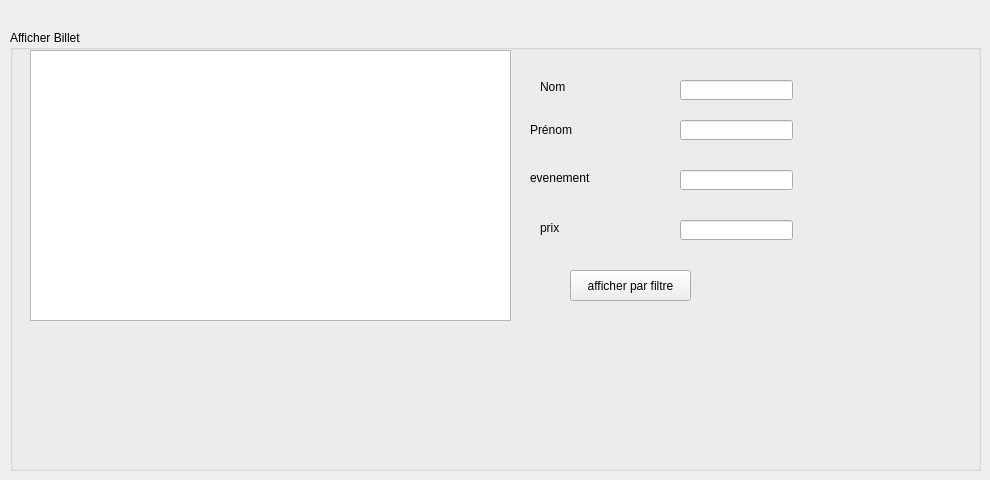
      <widget class="QWidget" name="afficher_billet">
       <attribute name="title">
        <string>afficher billet</string>
       </attribute>
       <widget class="QGroupBox" name="groupBox_4">
        <property name="geometry">
         <rect>
          <x>10</x>
          <y>30</y>
          <width>971</width>
          <height>441</height>
         </rect>
        </property>
        <property name="title">
         <string>Afficher Billet</string>
        </property>
        <widget class="QTableView" name="tableView">
         <property name="geometry">
          <rect>
           <x>20</x>
           <y>20</y>
           <width>481</width>
           <height>271</height>
          </rect>
         </property>
        </widget>
        <widget class="QPushButton" name="pushButton_5">
         <property name="geometry">
          <rect>
           <x>560</x>
           <y>240</y>
           <width>121</width>
           <height>31</height>
          </rect>
         </property>
         <property name="text">
          <string>afficher par filtre</string>
         </property>
        </widget>
        <widget class="QLabel" name="label_14">
         <property name="geometry">
          <rect>
           <x>530</x>
           <y>50</y>
           <width>47</width>
           <height>13</height>
          </rect>
         </property>
         <property name="text">
          <string>Nom</string>
         </property>
        </widget>
        <widget class="QLineEdit" name="nom_3">
         <property name="geometry">
          <rect>
           <x>670</x>
           <y>50</y>
           <width>113</width>
           <height>20</height>
          </rect>
         </property>
        </widget>
        <widget class="QLabel" name="label_15">
         <property name="geometry">
          <rect>
           <x>520</x>
           <y>90</y>
           <width>51</width>
           <height>20</height>
          </rect>
         </property>
         <property name="text">
          <string>Prénom</string>
         </property>
        </widget>
        <widget class="QLineEdit" name="prenom_3">
         <property name="geometry">
          <rect>
           <x>670</x>
           <y>90</y>
           <width>113</width>
           <height>20</height>
          </rect>
         </property>
        </widget>
        <widget class="QLabel" name="label_16">
         <property name="geometry">
          <rect>
           <x>520</x>
           <y>140</y>
           <width>121</width>
           <height>16</height>
          </rect>
         </property>
         <property name="text">
          <string>evenement</string>
         </property>
        </widget>
        <widget class="QLineEdit" name="evenement_3">
         <property name="geometry">
          <rect>
           <x>670</x>
           <y>140</y>
           <width>113</width>
           <height>20</height>
          </rect>
         </property>
        </widget>
        <widget class="QLabel" name="label_17">
         <property name="geometry">
          <rect>
           <x>530</x>
           <y>190</y>
           <width>71</width>
           <height>16</height>
          </rect>
         </property>
         <property name="text">
          <string>prix</string>
         </property>
        </widget>
        <widget class="QLineEdit" name="prix_3">
         <property name="geometry">
          <rect>
           <x>670</x>
           <y>190</y>
           <width>113</width>
           <height>20</height>
          </rect>
         </property>
        </widget>
       </widget>
      </widget>
